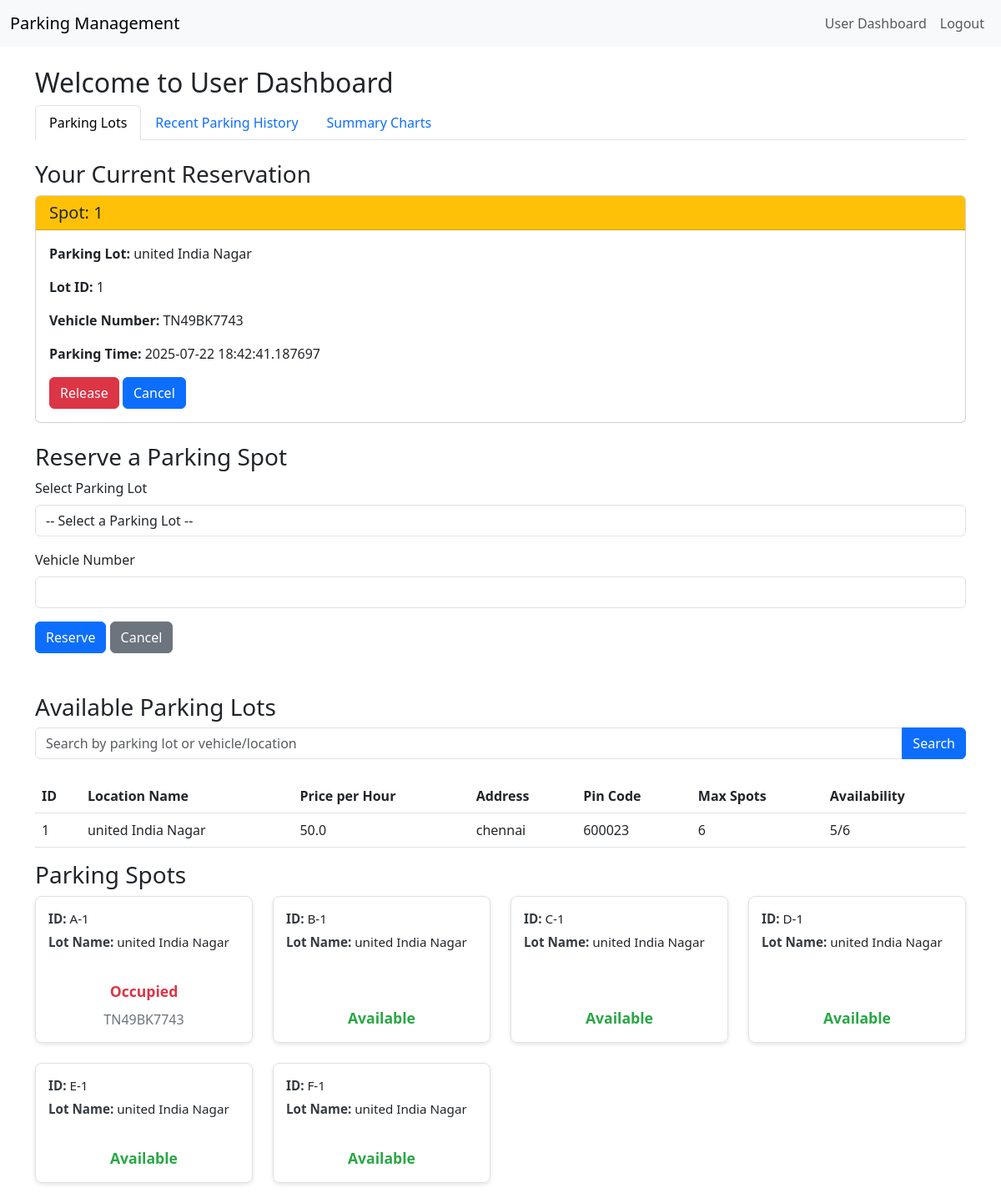
The page /user/dashboard (signed in) on the database its author committed.
### models.py (models this page shows)
class ParkingSpot(db.Model):
    id = db.Column(db.Integer, primary_key=True)
    lot_id = db.Column(db.Integer, db.ForeignKey('parking_lot.id'), nullable=False)
    status = db.Column(db.String(1), nullable=False, default='A')

class ParkingLot(db.Model):
    id = db.Column(db.Integer, primary_key=True)
    prime_location_name = db.Column(db.String(100), nullable=False)
    price = db.Column(db.Float, nullable=False)
    address = db.Column(db.String(200), nullable=False)
    pin_code = db.Column(db.String(10), nullable=False)
    maximum_number_of_spots = db.Column(db.Integer, nullable=False)

class Reservation(db.Model):
    id = db.Column(db.Integer, primary_key=True)
    spot_id = db.Column(db.Integer, db.ForeignKey('parking_spot.id'), nullable=False)
    user_id = db.Column(db.Integer, db.ForeignKey('user.id'), nullable=False)
    vehicle_number = db.Column(db.String(20), nullable=True)
    parking_timestamp = db.Column(db.DateTime, nullable=False)
    leaving_timestamp = db.Column(db.DateTime, nullable=True)
    parking_cost = db.Column(db.Float, nullable=True)

### app.py (the view)
@app.route('/user/dashboard')
def user_dashboard():
    user = get_current_user()
    if not user or user.role != 'user':
        flash('User access required.', 'danger')
        return redirect(url_for('login'))
    lots = ParkingLot.query.all()
    spots = ParkingSpot.query.all()
    active_reservations = Reservation.query.filter_by(leaving_timestamp=None).all()
    reservation_dict = {res.spot_id: res for res in active_reservations}
    lot_dict = {lot.id: lot for lot in lots}
    spots_with_lots = []
    for spot in spots:
        spots_with_lots.append({
            'spot': spot,
            'lot': lot_dict.get(spot.lot_id),
            'reservation': reservation_dict.get(spot.id)
        })
    history = Reservation.query.filter_by(user_id=user.id).order_by(Reservation.parking_timestamp.desc()).all()
    history_with_spots = []
    for res in history:
        spot = ParkingSpot.query.get(res.spot_id)
        history_with_spots.append({
            'reservation': res,
            'lot_id': spot.lot_id if spot else 'N/A'
        })
    total_reservations = len(history)
    active_reservations_count = len([res for res in history if res.leaving_timestamp is None])
    total_lots = len(lots)
    total_spots = len(spots)
    occupied_spots = len([spot for spot in spots if spot.status == 'O'])
    available_spots = total_spots - occupied_spots
    reservation = Reservation.query.filter_by(user_id=user.id, leaving_timestamp=None).first()
    reserved_spot = None
    reserved_lot = None
    if reservation:
        reserved_spot = ParkingSpot.query.get(reservation.spot_id)
        reserved_lot = ParkingLot.query.get(reserved_spot.lot_id)
    return render_template('user_dashboard.html', user=user, lots=lots, spots_with_lots=spots_with_lots, reservation=reservation, reserved_spot=reserved_spot, reserved_lot=reserved_lot, history=history_with_spots, total_reservations=total_reservations, active_reservations_count=active_reservations_count, total_lots=total_lots, total_spots=total_spots, occupied_spots=occupied_spots, available_spots=available_spots)

### app.py (called while the page is built)
def chr_filter(value):
    return chr(value)

def get_current_user():
    if 'user_id' in session:
        user = User.query.get(session['user_id'])
        print(f"Current user: {user.username if user else 'None'}")
        return user
    print("No user_id in session")
    return None

@app.context_processor
def utility_processor():
    return dict(get_current_user=get_current_user)

### templates/user_dashboard.html (shortened to what this page needs)
{% extends "base.html" %}
{% block content %}
<h2>Welcome to User Dashboard</h2>
<ul class="nav nav-tabs mb-4">
    <li class="nav-item">
        <a class="nav-link {% if not request.args.get('tab') or request.args.get('tab') == 'lots' %}active{% endif %}" href="{{ url_for('user_dashboard') }}">Parking Lots</a>
    </li>
    <li class="nav-item">
        <a class="nav-link {% if request.args.get('tab') == 'history' %}active{% endif %}" href="{{ url_for('user_dashboard') }}?tab=history">Recent Parking History</a>
    </li>
    <li class="nav-item">
        <a class="nav-link {% if request.args.get('tab') == 'summary' %}active{% endif %}" href="{{ url_for('user_dashboard') }}?tab=summary">Summary Charts</a>
    </li>
</ul>
{% if not request.args.get('tab') or request.args.get('tab') == 'lots' %}
    {% if reservation %}
    <h3>Your Current Reservation</h3>
    <div class="card mb-4">
        <div class="card-header bg-warning text-dark">
            <h5 class="mb-0">Spot: {{ reserved_spot.id }}</h5>
        </div>
        <div class="card-body">
            <p><strong>Parking Lot:</strong> {{ reserved_lot.prime_location_name }}</p>
            <p><strong>Lot ID:</strong> {{ reserved_spot.lot_id }}</p>
            <p><strong>Vehicle Number:</strong> {{ reservation.vehicle_number }}</p>
            <p><strong>Parking Time:</strong> {{ reservation.parking_timestamp }}</p>
            <form method="POST" action="{{ url_for('release_spot', reservation_id=reservation.id) }}" style="display:inline;">
                <button type="submit" class="btn btn-danger">Release</button>
            </form>
            <a href="{{ url_for('user_dashboard') }}" class="btn btn-primary">Cancel</a>
        </div>
    </div>
    {% endif %}
    <h3>Reserve a Parking Spot</h3>
    <form method="POST" action="{{ url_for('reserve_spot') }}">
        <div class="mb-3">
            <label for="lot_id" class="form-label">Select Parking Lot</label>
            <select class="form-control" id="lot_id" name="lot_id" required>
                <option value="">-- Select a Parking Lot --</option>
            </select>
        </div>
        <div class="mb-3">
            <label for="vehicle_number" class="form-label">Vehicle Number</label>
            <input type="text" class="form-control" id="vehicle_number" name="vehicle_number" required>
        </div>
        <button type="submit" class="btn btn-primary">Reserve</button>
        <a href="{{ url_for('user_dashboard') }}" class="btn btn-secondary">Cancel</a>
    </form>
    <h3 class="mt-5">Available Parking Lots</h3>
    <form class="mb-4" method="GET" action="{{ url_for('user_search_lots') }}">
        <div class="input-group">
            <input type="text" class="form-control" name="query" placeholder="Search by parking lot or vehicle/location">
            <button type="submit" class="btn btn-primary">Search</button>
        </div>
    </form>
    <table class="table">
        <thead>
            <tr>
                <th>ID</th>
                <th>Location Name</th>
                <th>Price per Hour</th>
                <th>Address</th>
                <th>Pin Code</th>
                <th>Max Spots</th>
                <th>Availability</th>
            </tr>
        </thead>
        <tbody>
            {% for lot in lots %}
            <tr>
                <td>{{ lot.id }}</td>
                <td>{{ lot.prime_location_name }}</td>
                <td>{{ lot.price }}</td>
                <td>{{ lot.address }}</td>
                <td>{{ lot.pin_code }}</td>
                <td>{{ lot.maximum_number_of_spots }}</td>
                <td>
                    {% set available = spots_with_lots|selectattr('spot.lot_id', 'equalto', lot.id)|selectattr('spot.status', 'equalto', 'A')|list|length %}
                    {{ available }}/{{ lot.maximum_number_of_spots }}
                </td>
            </tr>
            {% endfor %}
        </tbody>
    </table>
    <h3>Parking Spots</h3>
    <div class="row">
        {% set grouped_spots = spots_with_lots|groupby('spot.lot_id') %}
        {% for lot_id, lot_spots in grouped_spots %}
            {% for item in lot_spots|sort(attribute='spot.id') %}
                {% set position = loop.index %}
                {% set letter = (position + 64)|chr %}
                <div class="col-12 col-sm-6 col-md-4 col-lg-3 mb-4">
                    <div class="spot-card">
                        <div>
                            <div class="spot-info">
                                <strong>ID:</strong> {{ letter }}-{{ item.spot.lot_id }}
                            </div>
                            <div class="spot-info">
                                <strong>Lot Name:</strong> {{ item.lot.prime_location_name if item.lot else 'Unknown Lot' }}
                            </div>
                        </div>
                        <div class="availability-container">
                            {% if item.spot.status == 'O' %}
                                <span data-bs-toggle="tooltip" data-bs-placement="top" title="Occupied by {{ item.reservation.vehicle_number if item.reservation else 'Unknown' }}">
                                    <span class="status-occupied">Occupied</span>
                                    {% if item.reservation %}
                                        <span class="vehicle-number">{{ item.reservation.vehicle_number }}</span>
                                    {% endif %}
                                </span>
                            {% else %}
                                <span data-bs-toggle="tooltip" data-bs-placement="top" title="Available for reservation">
                                    <span class="status-available">Available</span>
                                </span>
                            {% endif %}
                        </div>
                    </div>
                </div>
            {% endfor %}
        {% endfor %}
    </div>
{% endif %}
{% endblock %}

### templates/user_dashboard.html (style rules this page uses)
.spot-card { border: 1px solid #dee2e6; border-radius: 8px; padding: 15px; margin-bottom: 20px; box-shadow: 0 2px 5px rgba(0, 0, 0, 0.1); transition: transform 0.2s; height: 100%; display: flex; flex-direction: column; justify-content: space-between; }
.spot-card .availability-container { text-align: center; margin-top: 10px; }
.spot-card .status-available { color: #28a745; font-weight: bold; font-size: 1.1em; }
.spot-card .status-occupied { color: #dc3545; font-weight: bold; font-size: 1.1em; }
.spot-card .vehicle-number { font-size: 1em; color: #6c757d; display: block; margin-top: 8px; }
.spot-card .spot-info { font-size: 0.95em; margin-bottom: 5px; }
.spot-card .spot-info strong { color: #343a40; }

### rows shown on the page
ParkingSpot: id "1", lot_id "1", spot.lot_id "1"
ParkingLot: prime_location_name "united India Nagar", id "1", price "50.0", address "chennai", pin_code "600023", maximum_number_of_spots "6", available "5", lot "united India Nagar" "united India Nagar" "united India Nagar" "united India Nagar" "united India Nagar" "united India Nagar"
Reservation: vehicle_number "TN49BK7743", parking_timestamp "2025-07-22 18:42:41.187697", reservation.vehicle_number "TN49BK7743"
ParkingSpot: spot.lot_id "1"
ParkingSpot: spot.lot_id "1"
ParkingSpot: spot.lot_id "1"
ParkingSpot: spot.lot_id "1"
ParkingSpot: spot.lot_id "1"

### other values the page prints
{{ letter }} "A" "B" "C" "D" "E" "F"
